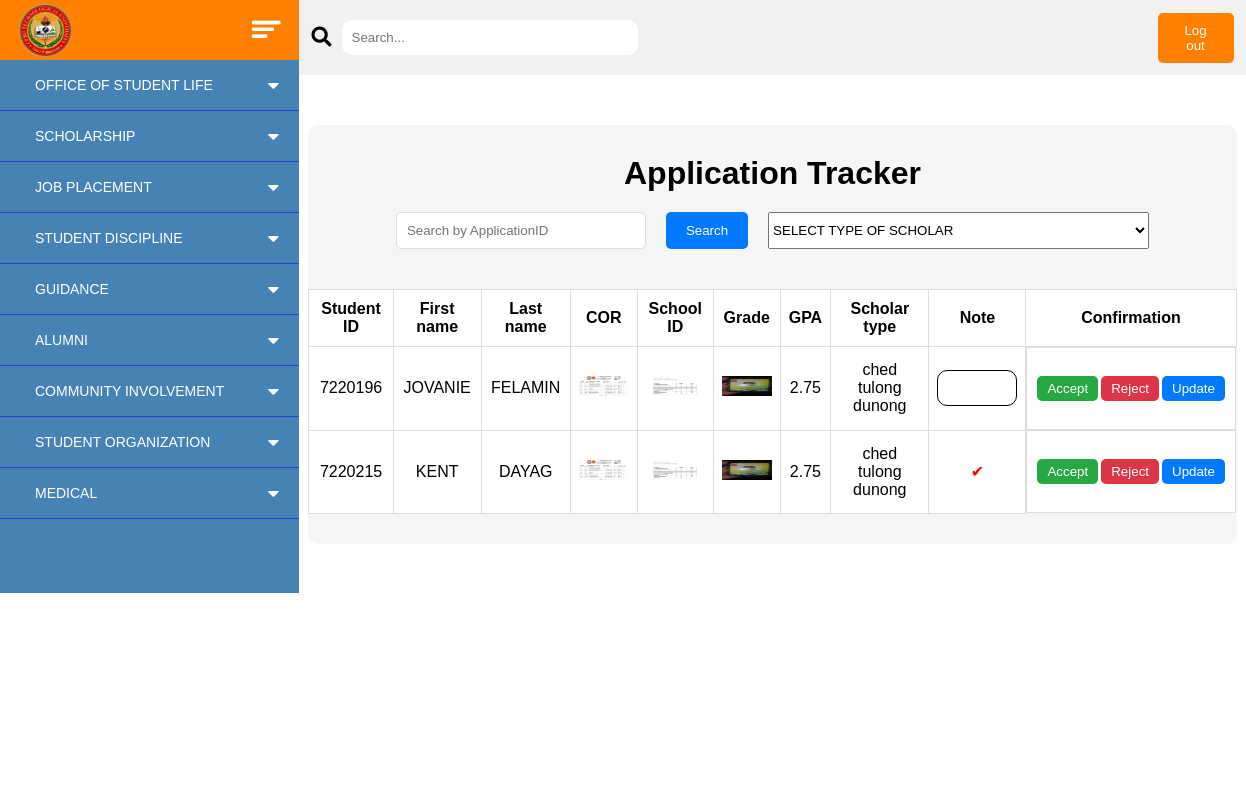
Page /adminapplicationform/ on the committed database.
### final_system/models.py (models this page shows, shortened)
class applicants(models.Model):
    studID = models.ForeignKey(studentInfo, on_delete=models.CASCADE)
    cor_file = models.FileField(upload_to='applicants/cor_pic/', blank=True, null=True)
    grade_file = models.FileField(upload_to='applicants/grade_pic/', blank=True, null=True)
    schoolid_file = models.FileField(upload_to='applicants/schoolid_pic/', blank=True, null=True)
    scholar_type = models.CharField(max_length=50)
    gpa = models.FloatField()
    note = models.CharField(max_length=50, blank=True, null=True)
    status = models.CharField(max_length=10, default="PENDING")

class studentInfo(models.Model):
    studID = models.IntegerField(primary_key=True)
    lrn = models.CharField(max_length=12)
    lastname = models.CharField(max_length=100)
    firstname = models.CharField(max_length=100)
    middlename = models.CharField(max_length=50)
    degree = models.CharField(max_length=150)
    yearlvl = models.CharField(max_length=10)
    sex = models.CharField(max_length=10)
    emailadd = models.EmailField()
    contact = models.CharField(max_length=11)
    extension = models.CharField(max_length=10, default='N/A')
    birthday = models.DateField(blank=True, null=True)
    zip_code = models.CharField(max_length=10, blank=True, null=True)

### final_system/views.py (the view, shortened to what this page needs)
# urls.py: path('adminapplicationform/', views.adminapplication, name='adminapplication'),
def adminapplication(request):
    studID = request.user.username
    scholar_type = request.GET.get('scholar_type')
    context = {}
    if scholar_type:
        student_data = studentInfo.objects.all()
        if scholar_type == 'all':
            applicant_data = applicants.objects.filter(status='PENDING')
        else:
            applicant_data = applicants.objects.filter(status='PENDING', scholar_type=scholar_type)
    else:
        student_data = studentInfo.objects.all()
        applicant_data = applicants.objects.filter(status='PENDING')
    context = { 'student_data': student_data, 'applicant_data': applicant_data }
    return render(request, 'adminapplication.html', context)

### final_system/templates/adminapplication.html (shortened to what this page needs)
<!DOCTYPE html>
<html lang="en">
<head>
    {% load static %}
    <link rel="stylesheet" href="https://cdnjs.cloudflare.com/ajax/libs/font-awesome/5.15.4/css/all.min.css">
    <link rel="stylesheet" href="{% static 'css/adminapplication.css' %}">
</head>
<body>
    <div class="side_nav_box">
        <div class="orange-bar">
            <img src="/static/imgs/CTU_logo.png" class="logo" alt="CTU Logo">
            <img src="/static/imgs/barSort.png" class="bars" alt="Bars">
        </div>
        <nav class="side-nav">
            <ul>
                <li>
                    <a href="#" class="studentlife-btn">OFFICE OF STUDENT LIFE
                        <span class="fas fa-caret-down first"></span>
                    </a>
                </li>
                <li>
                    <a href="#" class="scholar-btn">SCHOLARSHIP
                        <span class="fas fa-caret-down second"></span>
                    </a>
                </li>
                <li>
                    <a href="#" class="jobplace-btn">JOB PLACEMENT
                        <span class="fas fa-caret-down third"></span>
                    </a>
                </li>
                <li>
                    <a href="#" class="student_disc-btn">STUDENT DISCIPLINE
                       <span class="fas fa-caret-down fourth"></span>
                    </a>
                </li>
                <li>
                    <a href="#" class="guide-btn">GUIDANCE
                       <span class="fas fa-caret-down fifth"></span>
                    </a>
                </li>
                <li>
                    <a href="#" class="alumni-btn">ALUMNI
                       <span class="fas fa-caret-down sixth"></span>
                    </a>
                </li>
                <li>
                    <a href="#" class="community-btn">COMMUNITY INVOLVEMENT
                       <span class="fas fa-caret-down seventh"></span>
                    </a>
                </li>
                <li>
                    <a href="#" class="student_org-btn">STUDENT ORGANIZATION
                       <span class="fas fa-caret-down eighth"></span>
                    </a>
                </li>
                <li>
                    <a href="#" class="medical-btn">MEDICAL
                       <span class="fas fa-caret-down ninth"></span>
                    </a>
                </li>
            </ul>
        </nav>
    </div>
    <div class="content_box">
        <div class="search-container">
            <div class="search-icon">
                <i class="fas fa-search"></i>
            </div>
            <input type="text" placeholder="Search...">
            <a href="{% url "logout" %}"><button style="padding: 10px 20px; background-color: #FF8000; border-radius: 5px; border: none; margin-left: 520px;">Log out</button></a>
        </div>
        <div class="content">
            <form class="form_div" method="POST" >
                <h1>Application Tracker</h1>
                <div class="search_id_container">
                    <input type="text" id="search-box" name="search" placeholder="Search by ApplicationID">
                    <button id="search-btn">Search</button>
                    <select style="color: black;" id="scholar_type" name="scholar_type">
                                <option style="color: black;" value="">SELECT TYPE OF SCHOLAR</option>
                    </select>
                </div>
                <table id="requirements-table">
                    <thead>
                        <tr>
                            <th>Student ID</th>
                            <th>First name</th>
                            <th>Last name</th>
                            <th>COR</th>
                            <th>School ID</th>
                            <th>Grade</th>
                            <th>GPA</th>
                            <th>Scholar type</th>
                            <th>Note</th>
                            <th>Confirmation</th>
                        </tr>
                    </thead>
                    <tbody>
                            {% for applicant in applicant_data %}
                                <tr>
                                    <td>{{ applicant.studID.studID }}</td>
                                    <td>{{ applicant.studID.firstname }}</td>
                                    <td>{{ applicant.studID.lastname }}</td>
                                    <td><img id="cor_pic" src="{{ applicant.cor_file.url }}" alt=""></td>
                                    <td><img id="grade_pic" src="{{ applicant.grade_file.url }}" alt=""></td>
                                    <td><img id="schoolid_pic" src="{{ applicant.schoolid_file.url }}" alt=""></td>
                                    <td>{{ applicant.gpa }}</td>
                                    <td>{{ applicant.scholar_type }}</td>
                                    <td class="commentbox">
                                        {% if applicant.note %}
                                            <p style="color: red;">✔</p>
                                        {% else %}
                                            <input name="note" type="text" class="comment-box">
                                        {% endif %}
                                    </td>
                                    <td id="btnsss">
                                        <button name="action" value="ACCEPT" id="btn-accept">Accept</button>
                                        <button name="action" value="REJECTED" id="btn-reject">Reject</button>
                                        <button name="action" value="UPDATE" id="btn-update">Update</button>
                                    </td>
                                </tr>
                            {% endfor %}
                    </tbody>
                </table>
            </form>
        </div>
    </div>
</body>
</html>

### final_system/static/css/adminapplication.css (style rules this page uses)
* { margin: 0; padding: 0; box-sizing: border-box; font-family: 'Poppins', sans-serif; color: white; list-style-type: none; }
body { display: flex; }
.side-nav { width: 299px; height: 533px; background: #4682B4; overflow: auto; }
.orange-bar { display: flex; justify-content: space-between; align-items: center; height: 60px; padding: 0px 18px; background-color: #FF8000; width: 299px; }
.logo { height: 55px; }
.bars { height: 25px; }
.side-nav li { line-height: 30px; }
.side-nav ul li { line-height: 50px; border-bottom: 1px solid #2B40D1; }
.side-nav ul li a { position: relative; color: white; padding-left: 30px; text-decoration: none; font-size: 14px; display: block; width: 100%; border-left: 5px solid transparent; }
.side-nav ul li a span { position: absolute; top: 50%; right: 20px; transform: translateY(-50%); font-size: 18px; transition: transform 0.4s; }
.search-container { width: 100%; background-color: #f1f1f1; padding: 12.5px; display: flex; align-items: center; }
.search-icon i { margin-right: 10px; cursor: pointer; color: black; font-size: 20px; }
input[type="text"] { padding: 9.6px; border: transparent; border-radius: 10px; box-sizing: border-box; padding-left: 10px; align-items:left; color: black; width: 300px; background-color: #fff; }
.content_box { height: 100vh; width: 100%; }
.content { display: flex; justify-content: center; height: 89.5vh; overflow: auto; padding: 50px 0px; background-color: #fff; }
.content h1 { color: black; }
.form_div { display: flex; flex-direction: column; justify-content: center; align-items: center; height: fit-content; width: 98%; gap: 20px; padding: 30px 0px; background-color: #f5f5f5; border-radius: 10px; }
.search_id_container { display: flex; gap: 20px; margin-bottom: 20px; text-align: center; }
.search_id_container input { padding: 10px; width:250px; border: 1px solid #ddd; border-radius: 5px; }
.search_id_container button { padding: 10px 20px; background-color: #007bff; border: none; color: white; border-radius: 5px; cursor: pointer; }
table { width: 100%; border-collapse: collapse; color: black; }
th, td { border: 1px solid #dddddd; text-align: left; padding: 10px 8px; }
th, td { background-color: white; }
#btnsss { display: flex; justify-content: center; align-items: center; padding: 28px 10px; gap: 3px; }
tbody tr:nth-child(even) { background-color: #f9f9f9; }
.commentbox .comment-box { width: 80px; border: 1px solid black; }
#btn-accept, #btn-reject, #btn-update { padding: 5px 10px; border: none; border-radius: 5px; cursor: pointer; }
#btn-accept { background-color: #28a745; color: white; }
#btn-reject { background-color: #dc3545; color: white; }
#btn-update { background-color: #007bff; color: white; }
th, td { text-align: center; }
tr th, tr td { color: black; }
tr td input { border: 1px solid black; }
#cor_pic, #grade_pic, #schoolid_pic { height: 20px; width: 50px; }

### rows in the picture
applicants: studID.studID "7220196", studID.firstname "JOVANIE", studID.lastname "FELAMIN", cor_file (picture), grade_file (picture), schoolid_file (picture), gpa "2.75", scholar_type "ched tulong dunong"
applicants: studID.studID "7220215", studID.firstname "KENT", studID.lastname "DAYAG", cor_file (picture), grade_file (picture), schoolid_file (picture), gpa "2.75", scholar_type "ched tulong dunong"
